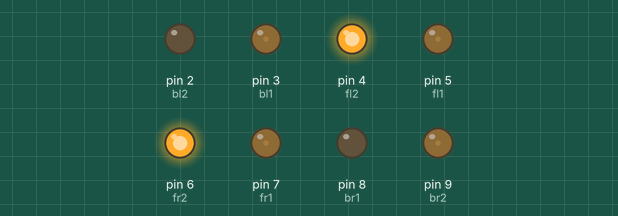
Bench run of a sketch on a simulated Arduino Mega 2560, built with avr-gcc and run on an emulated ATmega2560. Parts: output pins drawn as LEDs (lit = HIGH).

Above: at 0.05 s.
At 1.95 s:
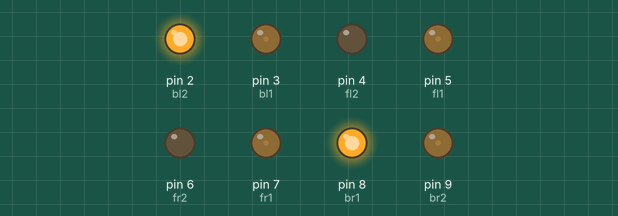
Timing chart, 0 to 3.0 s (numbered marks = the images above):
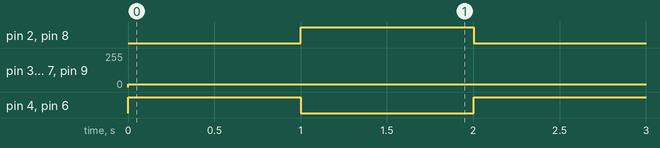

Measured:
- by itself, pin 2 (bl2), pin 4 (fl2), pin 6 (fr2), pin 8 (br1): alternates HIGH for 1.0 s and LOW for 1.0 s
- by itself, pin 3 (bl1), pin 5 (fl1), pin 7 (fr1), pin 9 (br2): 0/255 → 21/255 at 0.00 s

The sketch:

motortest.ino
```cpp
#define VERBOSE false

  int ID = 8;

  int speed1 = 40;
  int BUF_SZ = 40;
  int d = 1;

  unsigned long time_last_command = 0;

  int br1 = 8;
  int br2 = 9;
  int fr1 = 7;
  int fr2 = 6;
  int fl1 = 5;
  int fl2 = 4;
  int bl1 = 3;
  int bl2 = 2;

void setup() {
  // put your setup code here, to run once:
 pinMode(br1, OUTPUT); // 8 and 9 and back right
  pinMode(br2, OUTPUT);
   pinMode(fr1, OUTPUT); // 7 and 6 and front right
  pinMode(fr2, OUTPUT);
   pinMode(fl1, OUTPUT); // 5 and 4 and front left
  pinMode(fl2, OUTPUT);
   pinMode(bl1, OUTPUT); // 3 and 2 a dn back left
  pinMode(bl2, OUTPUT);
  analogWrite(fr1, 0);
  analogWrite(br2, 0);
  analogWrite(fl1, 0);
  analogWrite(bl1, 0);
   Serial1.begin(9600);
  Serial.begin(9600);
}

void stopAll(){
  analogWrite(fr1, 0);
  digitalWrite(fr2, LOW);
  analogWrite(br2, 0);
  digitalWrite(br1, LOW);
  analogWrite(fl1, 0);
  digitalWrite(fl2, HIGH);
  analogWrite(bl1, 0);
  digitalWrite(bl2, HIGH);
}

void makeMove(int* v){
  analogWrite(bl1, min(abs(v[0]), 255));
  digitalWrite(bl2, (v[0] > 0) ? HIGH : LOW);
  analogWrite(fl1, min(abs(v[1]), 255));
  digitalWrite(fl2, (v[1] > 0) ? HIGH : LOW);
  analogWrite(fr1, min(abs(v[2]), 255));
  digitalWrite(fr2, (v[2] > 0) ? HIGH : LOW);
  analogWrite(br2, min(abs(v[3]), 255));
  digitalWrite(br1, (v[3] > 0) ? HIGH : LOW);
}

void transformation(int* v, int* result){
  int x = 0.707 * (v[0] - v[1]);
  int y = 0.707 * ( v[0] + v[1]);
  result[0] = -x + d * v[2];
  result[1] = y + d * v[2];
  result[2] = x + d * v[2];
  result[3] = -y + d * v[2];
}


void loop() {

    int v[3];
    int transformed_v[4];

    if ((millis() / 1000) % 2 == 0) {
      v[0] = 30;
    } else {
      v[0] = -30;
    }
    v[1] = 0;
    v[2] = 0;
    transformation(v, transformed_v);
    makeMove(transformed_v);
}
```
